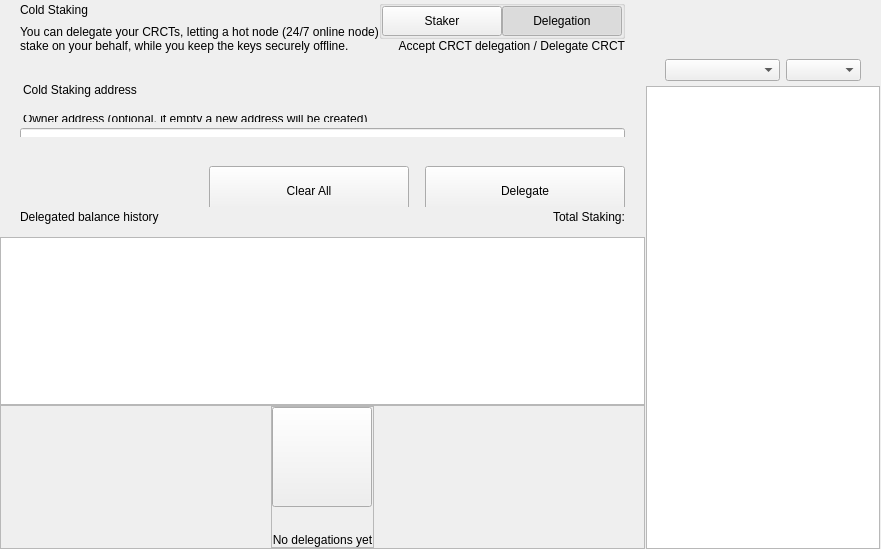
<?xml version="1.0" encoding="UTF-8"?>
<ui version="4.0">
 <class>ColdStakingWidget</class>
 <widget class="QWidget" name="ColdStakingWidget">
  <property name="geometry">
   <rect>
    <x>0</x>
    <y>0</y>
    <width>629</width>
    <height>549</height>
   </rect>
  </property>
  <property name="windowTitle">
   <string>Form</string>
  </property>
  <layout class="QHBoxLayout" name="horizontalLayout_1" stretch="2,1">
   <property name="spacing">
    <number>0</number>
   </property>
   <property name="leftMargin">
    <number>0</number>
   </property>
   <property name="topMargin">
    <number>0</number>
   </property>
   <property name="rightMargin">
    <number>0</number>
   </property>
   <property name="bottomMargin">
    <number>0</number>
   </property>
   <item>
    <widget class="QWidget" name="left" native="true">
     <layout class="QVBoxLayout" name="verticalLayout_3">
      <property name="leftMargin">
       <number>0</number>
      </property>
      <property name="topMargin">
       <number>0</number>
      </property>
      <property name="rightMargin">
       <number>0</number>
      </property>
      <property name="bottomMargin">
       <number>0</number>
      </property>
      <item>
       <layout class="QVBoxLayout" name="verticalLayout_2">
        <property name="spacing">
         <number>0</number>
        </property>
        <item>
         <layout class="QVBoxLayout" name="verticalLayoutTop">
          <property name="spacing">
           <number>0</number>
          </property>
          <property name="leftMargin">
           <number>0</number>
          </property>
          <property name="rightMargin">
           <number>0</number>
          </property>
          <item>
           <widget class="QWidget" name="containerTitle" native="true">
            <property name="sizePolicy">
             <sizepolicy hsizetype="Preferred" vsizetype="Minimum">
              <horstretch>0</horstretch>
              <verstretch>0</verstretch>
             </sizepolicy>
            </property>
            <property name="maximumSize">
             <size>
              <width>16777215</width>
              <height>100</height>
             </size>
            </property>
            <layout class="QHBoxLayout" name="containerTitleLayout">
             <property name="spacing">
              <number>0</number>
             </property>
             <property name="leftMargin">
              <number>20</number>
             </property>
             <property name="topMargin">
              <number>0</number>
             </property>
             <property name="rightMargin">
              <number>20</number>
             </property>
             <property name="bottomMargin">
              <number>0</number>
             </property>
             <item>
              <layout class="QVBoxLayout" name="verticalLayout11">
               <property name="spacing">
                <number>5</number>
               </property>
               <item>
                <widget class="QLabel" name="labelTitle">
                 <property name="text">
                  <string>Cold Staking</string>
                 </property>
                </widget>
               </item>
               <item>
                <widget class="QLabel" name="labelSubtitle1">
                 <property name="maximumSize">
                  <size>
                   <width>16777215</width>
                   <height>16777215</height>
                  </size>
                 </property>
                 <property name="text">
                  <string>You can delegate your CRCTs, letting a hot node (24/7 online node)
stake on your behalf, while you keep the keys securely offline.</string>
                 </property>
                </widget>
               </item>
              </layout>
             </item>
             <item>
              <spacer name="horizontalSpacer">
               <property name="orientation">
                <enum>Qt::Horizontal</enum>
               </property>
               <property name="sizeHint" stdset="0">
                <size>
                 <width>40</width>
                 <height>20</height>
                </size>
               </property>
              </spacer>
             </item>
             <item>
              <widget class="QWidget" name="containerViewPrivacyChecks" native="true">
               <layout class="QVBoxLayout" name="containerPrivacyChecks">
                <property name="spacing">
                 <number>0</number>
                </property>
                <property name="leftMargin">
                 <number>0</number>
                </property>
                <property name="topMargin">
                 <number>0</number>
                </property>
                <property name="rightMargin">
                 <number>0</number>
                </property>
                <property name="bottomMargin">
                 <number>0</number>
                </property>
                <item alignment="Qt::AlignHCenter|Qt::AlignVCenter">
                 <widget class="QGroupBox" name="groupBox">
                  <property name="title">
                   <string/>
                  </property>
                  <layout class="QHBoxLayout" name="horizontalLayout_2_1">
                   <property name="spacing">
                    <number>0</number>
                   </property>
                   <property name="leftMargin">
                    <number>0</number>
                   </property>
                   <property name="topMargin">
                    <number>0</number>
                   </property>
                   <property name="rightMargin">
                    <number>0</number>
                   </property>
                   <property name="bottomMargin">
                    <number>0</number>
                   </property>
                   <item>
                    <widget class="QPushButton" name="pushLeft">
                     <property name="minimumSize">
                      <size>
                       <width>120</width>
                       <height>30</height>
                      </size>
                     </property>
                     <property name="maximumSize">
                      <size>
                       <width>120</width>
                       <height>30</height>
                      </size>
                     </property>
                     <property name="focusPolicy">
                      <enum>Qt::NoFocus</enum>
                     </property>
                     <property name="text">
                      <string>Staker</string>
                     </property>
                     <property name="checkable">
                      <bool>true</bool>
                     </property>
                     <property name="autoExclusive">
                      <bool>true</bool>
                     </property>
                    </widget>
                   </item>
                   <item>
                    <widget class="QPushButton" name="pushRight">
                     <property name="minimumSize">
                      <size>
                       <width>120</width>
                       <height>30</height>
                      </size>
                     </property>
                     <property name="maximumSize">
                      <size>
                       <width>120</width>
                       <height>30</height>
                      </size>
                     </property>
                     <property name="focusPolicy">
                      <enum>Qt::NoFocus</enum>
                     </property>
                     <property name="text">
                      <string>Delegation</string>
                     </property>
                     <property name="checkable">
                      <bool>true</bool>
                     </property>
                     <property name="checked">
                      <bool>true</bool>
                     </property>
                     <property name="autoExclusive">
                      <bool>true</bool>
                     </property>
                    </widget>
                   </item>
                  </layout>
                 </widget>
                </item>
                <item alignment="Qt::AlignTop">
                 <widget class="QLabel" name="labelSubtitle2">
                  <property name="text">
                   <string>Accept CRCT delegation / Delegate CRCT</string>
                  </property>
                  <property name="alignment">
                   <set>Qt::AlignRight|Qt::AlignTrailing|Qt::AlignVCenter</set>
                  </property>
                 </widget>
                </item>
               </layout>
              </widget>
             </item>
            </layout>
           </widget>
          </item>
          <item>
           <spacer name="verticalSpacer_2">
            <property name="orientation">
             <enum>Qt::Vertical</enum>
            </property>
            <property name="sizeType">
             <enum>QSizePolicy::Fixed</enum>
            </property>
            <property name="sizeHint" stdset="0">
             <size>
              <width>20</width>
              <height>30</height>
             </size>
            </property>
           </spacer>
          </item>
          <item>
           <widget class="QWidget" name="containerSend" native="true">
            <property name="minimumSize">
             <size>
              <width>0</width>
              <height>50</height>
             </size>
            </property>
            <layout class="QVBoxLayout" name="containerSendRow">
             <property name="spacing">
              <number>6</number>
             </property>
             <property name="leftMargin">
              <number>0</number>
             </property>
             <property name="topMargin">
              <number>0</number>
             </property>
             <property name="rightMargin">
              <number>0</number>
             </property>
             <property name="bottomMargin">
              <number>0</number>
             </property>
             <item>
              <widget class="QLabel" name="labelEditTitle">
               <property name="maximumSize">
                <size>
                 <width>16777215</width>
                 <height>30</height>
                </size>
               </property>
               <property name="styleSheet">
                <string notr="true">padding-left:20px; padding-bottom:3px;</string>
               </property>
               <property name="text">
                <string>Cold Staking address</string>
               </property>
              </widget>
             </item>
             <item>
              <spacer name="verticalSpacer_6">
               <property name="orientation">
                <enum>Qt::Vertical</enum>
               </property>
               <property name="sizeType">
                <enum>QSizePolicy::Fixed</enum>
               </property>
               <property name="sizeHint" stdset="0">
                <size>
                 <width>20</width>
                 <height>9</height>
                </size>
               </property>
              </spacer>
             </item>
             <item>
              <widget class="QWidget" name="containerOwner" native="true">
               <layout class="QVBoxLayout" name="vContainerOwner">
                <property name="spacing">
                 <number>4</number>
                </property>
                <property name="leftMargin">
                 <number>20</number>
                </property>
                <property name="topMargin">
                 <number>0</number>
                </property>
                <property name="rightMargin">
                 <number>20</number>
                </property>
                <property name="bottomMargin">
                 <number>0</number>
                </property>
                <item>
                 <widget class="QLabel" name="labelSubtitleDescription">
                  <property name="maximumSize">
                   <size>
                    <width>16777215</width>
                    <height>20</height>
                   </size>
                  </property>
                  <property name="styleSheet">
                   <string notr="true">margin-bottom:2px;
                   margin-left:0.05px;
                   padding:0px;</string>
                  </property>
                  <property name="text">
                   <string>Owner address (optional, if empty a new address will be created)</string>
                  </property>
                 </widget>
                </item>
                <item>
                 <widget class="QLineEdit" name="lineEditOwnerAddress">
                  <property name="minimumSize">
                   <size>
                    <width>0</width>
                    <height>50</height>
                   </size>
                  </property>
                  <property name="maximumSize">
                   <size>
                    <width>16777215</width>
                    <height>50</height>
                   </size>
                  </property>
                  <property name="styleSheet">
                   <string notr="true"/>
                  </property>
                  <property name="placeholderText">
                   <string>Enter owner address</string>
                  </property>
                 </widget>
                </item>
               </layout>
              </widget>
             </item>
            </layout>
           </widget>
          </item>
         </layout>
        </item>
        <item>
         <spacer name="verticalSpacer_3">
          <property name="orientation">
           <enum>Qt::Vertical</enum>
          </property>
          <property name="sizeType">
           <enum>QSizePolicy::Minimum</enum>
          </property>
          <property name="sizeHint" stdset="0">
           <size>
            <width>20</width>
            <height>20</height>
           </size>
          </property>
         </spacer>
        </item>
        <item>
         <widget class="QWidget" name="containerBtn" native="true">
          <property name="minimumSize">
           <size>
            <width>0</width>
            <height>50</height>
           </size>
          </property>
          <layout class="QHBoxLayout" name="horizontalLayout">
           <property name="rightMargin">
            <number>20</number>
           </property>
           <item>
            <spacer name="horizontalSpacer_2">
             <property name="orientation">
              <enum>Qt::Horizontal</enum>
             </property>
             <property name="sizeHint" stdset="0">
              <size>
               <width>200</width>
               <height>20</height>
              </size>
             </property>
            </spacer>
           </item>
           <item>
            <layout class="QHBoxLayout" name="horizontalLayout_7">
             <item>
              <spacer name="horizontalSpacer_3">
               <property name="orientation">
                <enum>Qt::Horizontal</enum>
               </property>
               <property name="sizeType">
                <enum>QSizePolicy::Expanding</enum>
               </property>
               <property name="sizeHint" stdset="0">
                <size>
                 <width>40</width>
                 <height>20</height>
                </size>
               </property>
              </spacer>
             </item>
             <item>
              <widget class="QPushButton" name="pushButtonClear">
               <property name="minimumSize">
                <size>
                 <width>200</width>
                 <height>50</height>
                </size>
               </property>
               <property name="focusPolicy">
                <enum>Qt::NoFocus</enum>
               </property>
               <property name="text">
                <string>Clear All</string>
               </property>
              </widget>
             </item>
             <item>
              <spacer name="horizontalSpacer_4">
               <property name="orientation">
                <enum>Qt::Horizontal</enum>
               </property>
               <property name="sizeType">
                <enum>QSizePolicy::Fixed</enum>
               </property>
               <property name="sizeHint" stdset="0">
                <size>
                 <width>10</width>
                 <height>20</height>
                </size>
               </property>
              </spacer>
             </item>
             <item>
              <widget class="QPushButton" name="pushButtonSend">
               <property name="minimumSize">
                <size>
                 <width>200</width>
                 <height>50</height>
                </size>
               </property>
               <property name="maximumSize">
                <size>
                 <width>200</width>
                 <height>50</height>
                </size>
               </property>
               <property name="focusPolicy">
                <enum>Qt::NoFocus</enum>
               </property>
               <property name="text">
                <string>Delegate</string>
               </property>
              </widget>
             </item>
            </layout>
           </item>
          </layout>
         </widget>
        </item>
        <item>
         <widget class="QWidget" name="containerHistoryLabel" native="true">
          <layout class="QHBoxLayout" name="horizontalLayout_4">
           <property name="spacing">
            <number>0</number>
           </property>
           <property name="leftMargin">
            <number>20</number>
           </property>
           <property name="topMargin">
            <number>0</number>
           </property>
           <property name="rightMargin">
            <number>20</number>
           </property>
           <property name="bottomMargin">
            <number>0</number>
           </property>
           <item>
            <widget class="QWidget" name="verticalWidget" native="true">
             <property name="minimumSize">
              <size>
               <width>100</width>
               <height>0</height>
              </size>
             </property>
             <layout class="QVBoxLayout" name="verticalLayout_58">
              <property name="leftMargin">
               <number>0</number>
              </property>
              <property name="topMargin">
               <number>0</number>
              </property>
              <property name="rightMargin">
               <number>0</number>
              </property>
              <property name="bottomMargin">
               <number>0</number>
              </property>
              <item>
               <widget class="QLabel" name="labelListHistory">
                <property name="text">
                 <string>Delegated balance history</string>
                </property>
               </widget>
              </item>
             </layout>
            </widget>
           </item>
           <item>
            <spacer name="horizontalSpacer_5">
             <property name="orientation">
              <enum>Qt::Horizontal</enum>
             </property>
             <property name="sizeHint" stdset="0">
              <size>
               <width>40</width>
               <height>20</height>
              </size>
             </property>
            </spacer>
           </item>
           <item>
            <widget class="QLabel" name="labelStakingTotal">
             <property name="text">
              <string>Total Staking:</string>
             </property>
            </widget>
           </item>
          </layout>
         </widget>
        </item>
        <item>
         <layout class="QVBoxLayout" name="verticalLayout_64">
          <property name="spacing">
           <number>0</number>
          </property>
          <item>
           <spacer name="verticalSpacer_44">
            <property name="orientation">
             <enum>Qt::Vertical</enum>
            </property>
            <property name="sizeType">
             <enum>QSizePolicy::Fixed</enum>
            </property>
            <property name="sizeHint" stdset="0">
             <size>
              <width>20</width>
              <height>10</height>
             </size>
            </property>
           </spacer>
          </item>
          <item>
           <widget class="QListView" name="listView">
            <property name="enabled">
             <bool>true</bool>
            </property>
            <property name="mouseTracking">
             <bool>true</bool>
            </property>
           </widget>
          </item>
          <item>
           <widget class="QFrame" name="emptyContainer">
            <property name="minimumSize">
             <size>
              <width>0</width>
              <height>100</height>
             </size>
            </property>
            <property name="frameShape">
             <enum>QFrame::StyledPanel</enum>
            </property>
            <property name="frameShadow">
             <enum>QFrame::Raised</enum>
            </property>
            <layout class="QVBoxLayout" name="verticalLayout_71" stretch="1,8">
             <property name="spacing">
              <number>0</number>
             </property>
             <property name="leftMargin">
              <number>0</number>
             </property>
             <property name="topMargin">
              <number>0</number>
             </property>
             <property name="rightMargin">
              <number>0</number>
             </property>
             <property name="bottomMargin">
              <number>0</number>
             </property>
             <item>
              <spacer name="verticalSpacer">
               <property name="orientation">
                <enum>Qt::Vertical</enum>
               </property>
               <property name="sizeHint" stdset="0">
                <size>
                 <width>20</width>
                 <height>20</height>
                </size>
               </property>
              </spacer>
             </item>
             <item alignment="Qt::AlignHCenter|Qt::AlignVCenter">
              <widget class="QFrame" name="emptyScreen">
               <property name="sizePolicy">
                <sizepolicy hsizetype="Expanding" vsizetype="Expanding">
                 <horstretch>0</horstretch>
                 <verstretch>0</verstretch>
                </sizepolicy>
               </property>
               <property name="frameShape">
                <enum>QFrame::StyledPanel</enum>
               </property>
               <property name="frameShadow">
                <enum>QFrame::Raised</enum>
               </property>
               <layout class="QVBoxLayout" name="verticalLayout">
                <property name="spacing">
                 <number>30</number>
                </property>
                <property name="leftMargin">
                 <number>0</number>
                </property>
                <property name="topMargin">
                 <number>0</number>
                </property>
                <property name="rightMargin">
                 <number>0</number>
                </property>
                <property name="bottomMargin">
                 <number>0</number>
                </property>
                <item alignment="Qt::AlignHCenter|Qt::AlignVCenter">
                 <widget class="QPushButton" name="pushImgEmpty">
                  <property name="minimumSize">
                   <size>
                    <width>100</width>
                    <height>100</height>
                   </size>
                  </property>
                  <property name="maximumSize">
                   <size>
                    <width>100</width>
                    <height>100</height>
                   </size>
                  </property>
                  <property name="focusPolicy">
                   <enum>Qt::NoFocus</enum>
                  </property>
                  <property name="text">
                   <string/>
                  </property>
                  <property name="iconSize">
                   <size>
                    <width>100</width>
                    <height>100</height>
                   </size>
                  </property>
                 </widget>
                </item>
                <item alignment="Qt::AlignHCenter|Qt::AlignVCenter">
                 <widget class="QLabel" name="labelEmpty">
                  <property name="styleSheet">
                   <string notr="true"/>
                  </property>
                  <property name="text">
                   <string>No delegations yet</string>
                  </property>
                  <property name="alignment">
                   <set>Qt::AlignCenter</set>
                  </property>
                 </widget>
                </item>
               </layout>
              </widget>
             </item>
            </layout>
           </widget>
          </item>
         </layout>
        </item>
       </layout>
      </item>
     </layout>
    </widget>
   </item>
   <item>
    <widget class="QWidget" name="right" native="true">
     <layout class="QVBoxLayout" name="rightContainer">
      <property name="spacing">
       <number>0</number>
      </property>
      <property name="leftMargin">
       <number>1</number>
      </property>
      <property name="topMargin">
       <number>0</number>
      </property>
      <property name="rightMargin">
       <number>1</number>
      </property>
      <property name="bottomMargin">
       <number>0</number>
      </property>
      <item>
       <widget class="QWidget" name="containerRightButtons" native="true">
        <property name="minimumSize">
         <size>
          <width>0</width>
          <height>50</height>
         </size>
        </property>
        <layout class="QVBoxLayout" name="verticalLayout_4">
         <property name="leftMargin">
          <number>19</number>
         </property>
         <property name="topMargin">
          <number>0</number>
         </property>
         <property name="rightMargin">
          <number>19</number>
         </property>
         <property name="bottomMargin">
          <number>0</number>
         </property>
         <item>
          <widget class="OptionButton" name="btnCoinControl" native="true">
           <property name="minimumSize">
            <size>
             <width>0</width>
             <height>0</height>
            </size>
           </property>
          </widget>
         </item>
         <item>
          <widget class="OptionButton" name="btnColdStaking" native="true"/>
         </item>
         <item>
          <widget class="OptionButton" name="btnMyStakingAddresses" native="true">
           <property name="sizePolicy">
            <sizepolicy hsizetype="Preferred" vsizetype="Minimum">
             <horstretch>0</horstretch>
             <verstretch>0</verstretch>
            </sizepolicy>
           </property>
          </widget>
         </item>
        </layout>
       </widget>
      </item>
      <item>
       <widget class="QWidget" name="sortWidget" native="true">
        <layout class="QHBoxLayout" name="horizontalLayout_6">
         <property name="leftMargin">
          <number>19</number>
         </property>
         <property name="rightMargin">
          <number>19</number>
         </property>
         <property name="bottomMargin">
          <number>5</number>
         </property>
         <item>
          <spacer name="horizontalSpacer_6">
           <property name="orientation">
            <enum>Qt::Horizontal</enum>
           </property>
           <property name="sizeHint" stdset="0">
            <size>
             <width>40</width>
             <height>20</height>
            </size>
           </property>
          </spacer>
         </item>
         <item>
          <widget class="QComboBox" name="comboBoxSort">
           <property name="sizePolicy">
            <sizepolicy hsizetype="Preferred" vsizetype="Fixed">
             <horstretch>0</horstretch>
             <verstretch>0</verstretch>
            </sizepolicy>
           </property>
           <property name="minimumSize">
            <size>
             <width>115</width>
             <height>0</height>
            </size>
           </property>
          </widget>
         </item>
         <item>
          <widget class="QComboBox" name="comboBoxSortOrder">
           <property name="sizePolicy">
            <sizepolicy hsizetype="Preferred" vsizetype="Fixed">
             <horstretch>0</horstretch>
             <verstretch>0</verstretch>
            </sizepolicy>
           </property>
           <property name="minimumSize">
            <size>
             <width>75</width>
             <height>0</height>
            </size>
           </property>
          </widget>
         </item>
        </layout>
       </widget>
      </item>
      <item>
       <widget class="QListView" name="listViewStakingAddress">
        <property name="enabled">
         <bool>true</bool>
        </property>
        <property name="mouseTracking">
         <bool>true</bool>
        </property>
       </widget>
      </item>
     </layout>
    </widget>
   </item>
  </layout>
 </widget>
 <customwidgets>
  <customwidget>
   <class>OptionButton</class>
   <extends>QWidget</extends>
   <header>qt/circuit/optionbutton.h</header>
   <container>1</container>
  </customwidget>
 </customwidgets>
 <resources/>
 <connections/>
</ui>
